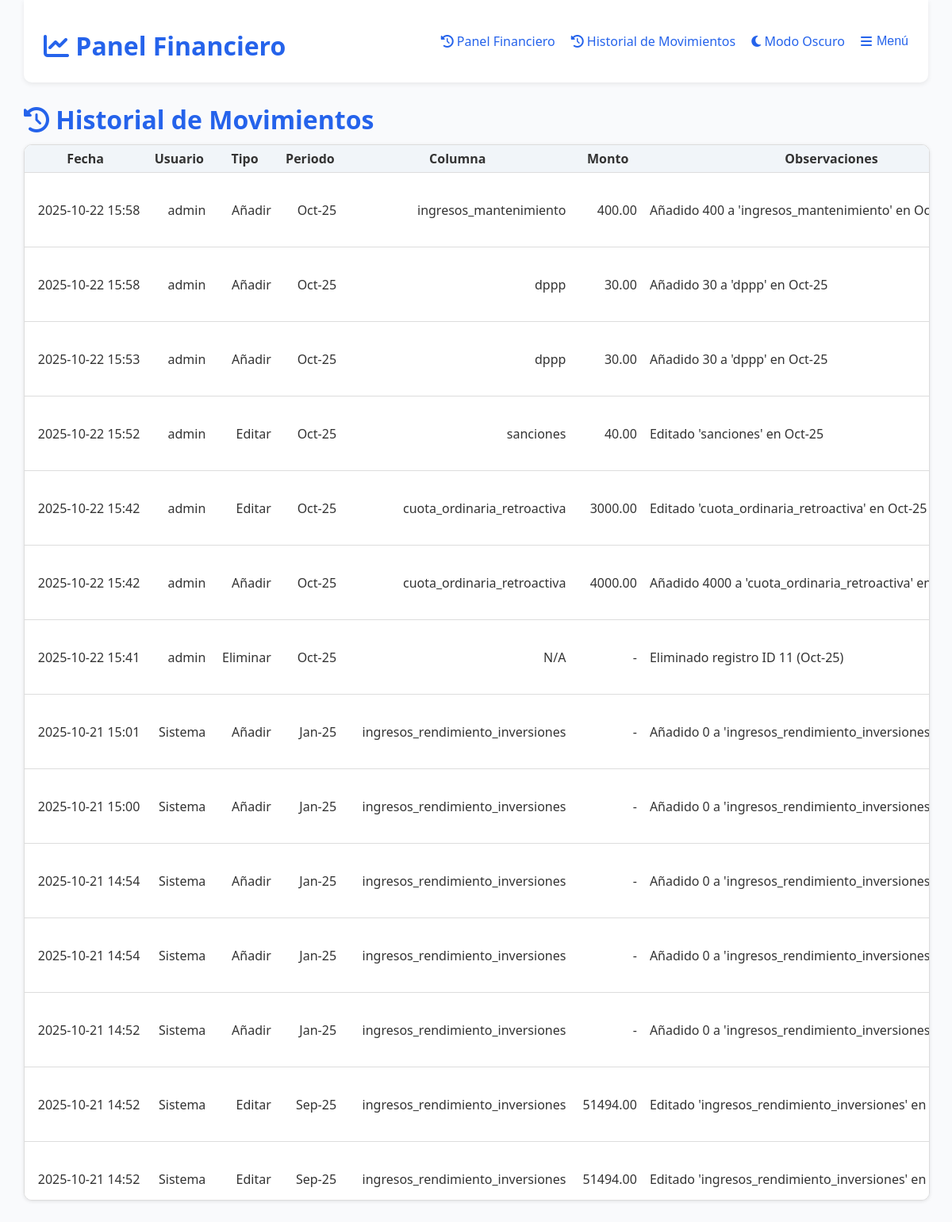
Page /historial/ (signed in) on the earlier database version.
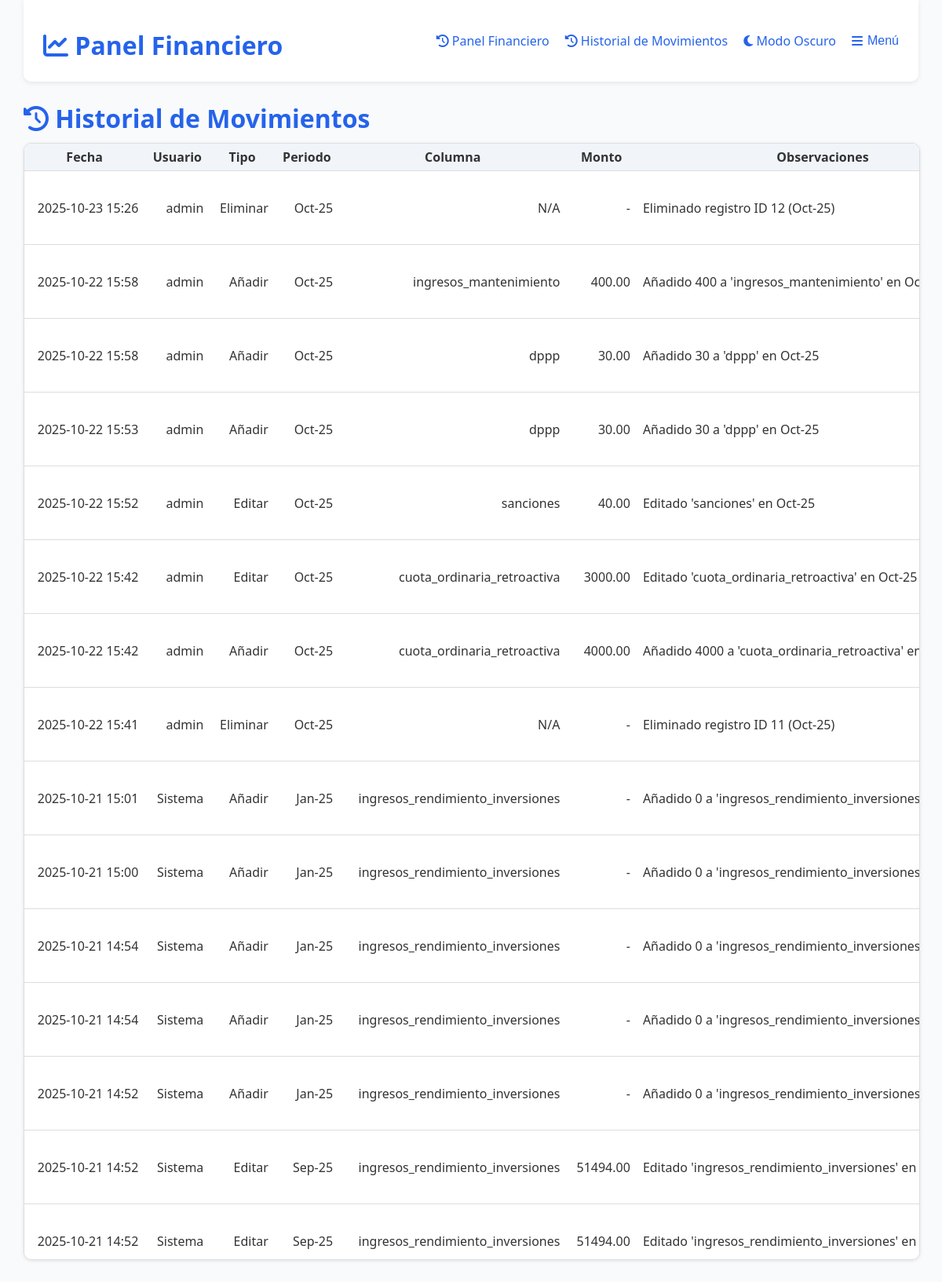
Same page on the later database version.
### dashboard/models.py (models this page shows, shortened)
class MovimientoLog(models.Model):
    fecha = models.DateTimeField(default=timezone.now)
    usuario = models.ForeignKey(User, on_delete=models.SET_NULL, null=True, blank=True)
    tipo = models.CharField(max_length=20)  # "añadir", "editar", "eliminar"
    periodo = models.CharField(max_length=20, null=True, blank=True)
    columna = models.CharField(max_length=50, null=True, blank=True)
    monto = models.DecimalField(max_digits=12, decimal_places=2, null=True, blank=True)
    observaciones = models.TextField(blank=True, null=True)

### dashboard/views.py (the view, shortened to what this page needs)
# urls.py: path("historial/", views.historial_movimientos, name="historial_movimientos"),
@login_required
def historial_movimientos(request):
    movimientos = MovimientoLog.objects.select_related("usuario").all().order_by("-fecha")
    return render(request, "finanzas/historial_movimientos.html", {
        "movimientos": movimientos
    })

### dashboard/templates/finanzas/historial_movimientos.html (shortened to what this page needs)
{% extends "finanzas/base.html" %}
{% load static %}
{% block content %}
<h1><i class="fa-solid fa-clock-rotate-left"></i> Historial de Movimientos</h1>
<div class="table-container">
    <table>
        <thead>
            <tr>
                <th>Fecha</th>
                <th>Usuario</th>
                <th>Tipo</th>
                <th>Periodo</th>
                <th>Columna</th>
                <th>Monto</th>
                <th>Observaciones</th>
            </tr>
        </thead>
        <tbody>
            {% for mov in movimientos %}
            <tr>
                <td>{{ mov.fecha|date:"Y-m-d H:i" }}</td>
                <td>{% if mov.usuario %}{{ mov.usuario.username }}{% else %}Sistema{% endif %}</td>
                <td>{{ mov.tipo|capfirst }}</td>
                <td>{{ mov.periodo }}</td>
                <td>{{ mov.columna|default:"-" }}</td>
                <td>{{ mov.monto|default:"-" }}</td>
                <td style="text-align:left;">{{ mov.observaciones }}</td>
            </tr>
            {% empty %}
            <tr><td colspan="8">No hay movimientos registrados.</td></tr>
            {% endfor %}
        </tbody>
    </table>
</div>
{% endblock %}

Differences in the rows shown:
added MovimientoLog: fecha "2025-10-23 15:26", usuario.username "admin", tipo "Eliminar", periodo "Oct-25", columna "N/A", monto "-", observaciones "Eliminado registro ID 12 (Oct-25)"
